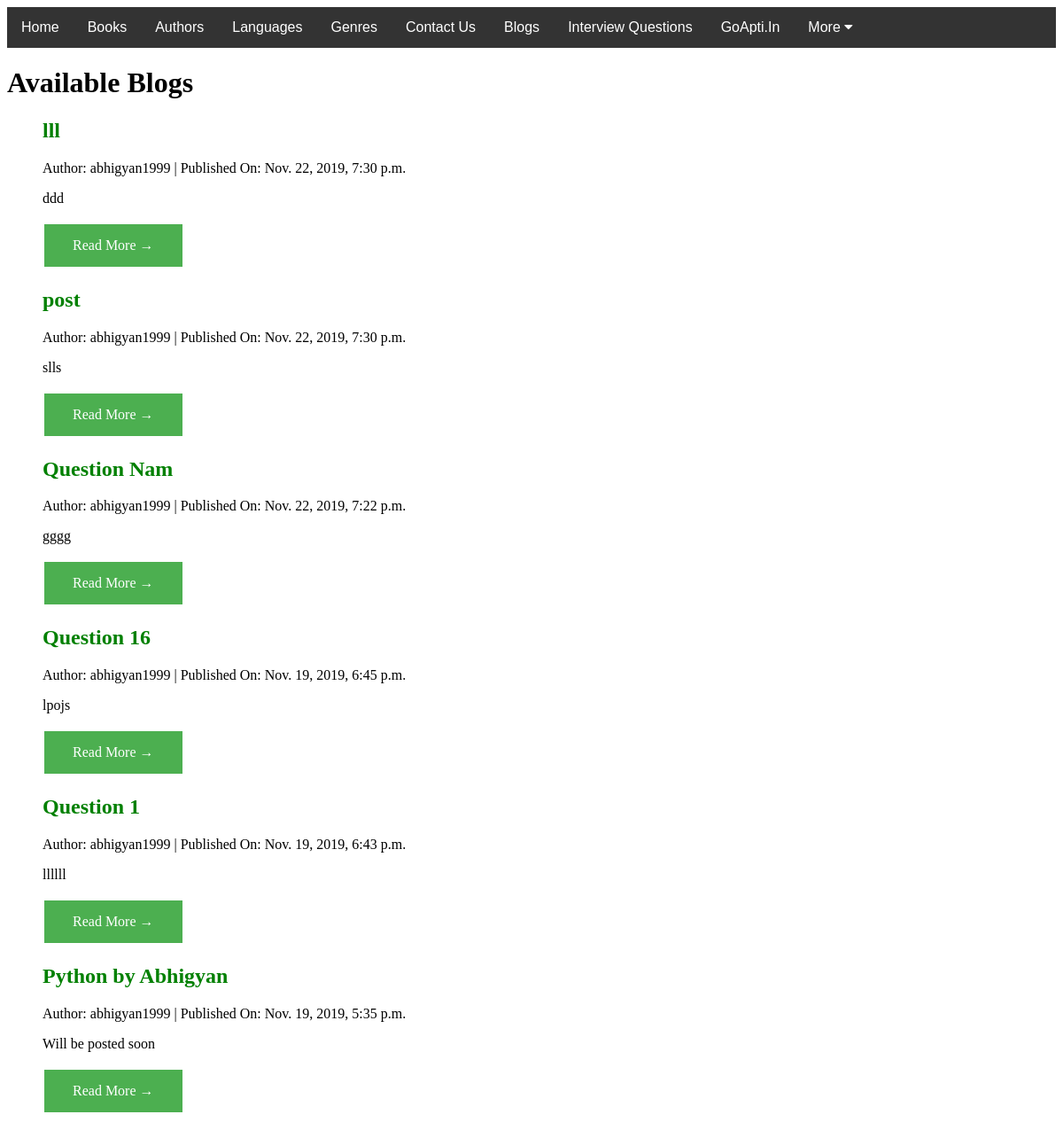
/catalog/blog/, run on an earlier commit of the app's database.
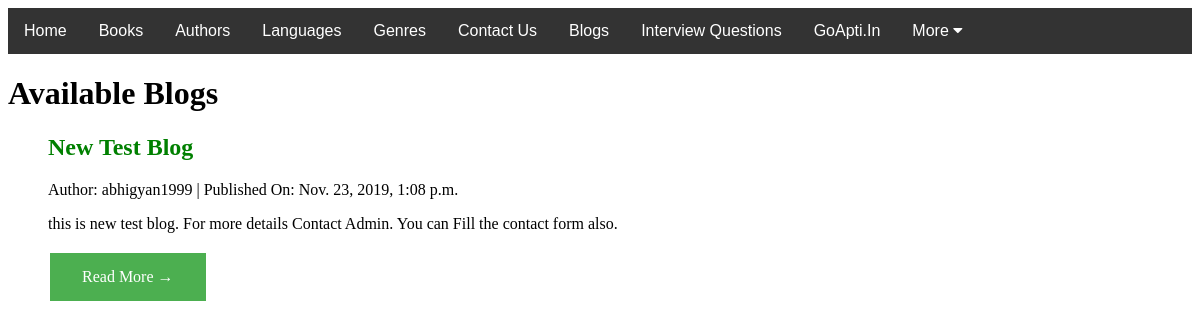
And on a later commit of the database.
### catalog/models.py (models this page shows, shortened)
class Blog(models.Model):
    title = models.CharField(max_length=200, unique=True)
    slug = models.SlugField(max_length=200, unique=True)
    author = models.ForeignKey(User, on_delete=models.CASCADE)
    updated_on = models.DateTimeField(auto_now=True)
    content = models.TextField()
    image = models.ImageField(default="yes")
    created_on = models.DateTimeField(auto_now_add=True)
    status = models.IntegerField(choices=STATUS, default=0)
    class Meta:
        ordering = ['-created_on']

### catalog/views.py (the view)
# urls.py: path('blog/', views.BlogListView.as_view(), name='blog'),
class BlogListView(generic.ListView):
    model = Blog
    queryset = Blog.objects.filter(status=1).order_by('-created_on')
    template_name = 'blog_list.html'

### catalog/templates/catalog/blog_list.html (shortened to what this page needs)
{% extends "base_generic.html" %}
{% block content %}
  <h1>Available Blogs</h1>
  {% if blog_list %}
    {% for blog in blog_list %}
          <ol>
                    <h2 style="color: green;">{{ blog.title }}</h2>
                    <p>Author: {{ blog.author }} | Published On: {{ blog.created_on}} </p>
                    <p>{{blog.content|slice:":200" }}</p>
                    <a href="{% url 'blog_detail' blog.slug  %}" class="button">Read More &rarr;</a>
          </ol>
    {% endfor %}
  {% else %}
    <p>There is nothing to show blog in the library.</p>
  {% endif %}
{% endblock %}

### catalog/templates/base_generic.html (shortened to what this page needs)
<!DOCTYPE html>
<html lang="en">
<head>
  <link rel="stylesheet" href="https://cdnjs.cloudflare.com/ajax/libs/font-awesome/4.7.0/css/font-awesome.min.css">
    {% load static %}
  <link rel="stylesheet" href="{% static 'css/styles2.css' %}">
</head>
<body>
<div class="navbar">
  <a class="active" href="{% url 'index' %}">Home</a>
  <a class="active" href="{% url 'books' %}">Books</a>
  <a class="active" href="{% url 'authors' %}">Authors</a>
  <a class="active" href="{% url 'language' %}">Languages</a>
  <a class="active" href="{% url 'genre' %}">Genres</a>
  <a class="active" href="{% url 'visitor' %}">Contact Us</a>
  <a class="active" href="{% url 'blog' %}"> Blogs</a>
  <a class="active" href="{% url 'interview' %}">Interview Questions</a>
  <a class="active" href="https://www.goapti.in/" target="_blank">GoApti.In</a>
  <div class="dropdown">
      {% load static %}
  <button class="dropbtn" onclick="myFunction()">More
    <i class="fa fa-caret-down"></i>
  </button>
  </div>
</div>
  <div class="container-fluid">
    <div class="row">
      <div class="col-sm-10 ">{% block content %}{% endblock %}</div>
    </div>
  </div>
</body>
</html>

### catalog/static/css/styles2.css (style rules this page uses)
.navbar { overflow: hidden; background-color: #333; font-family: Arial, Helvetica, sans-serif; }
.navbar a { float: left; font-size: 16px; color: white; text-align: center; padding: 14px 16px; text-decoration: none; }
.dropdown { float: left; overflow: hidden; }
.dropdown .dropbtn { cursor: pointer; font-size: 16px; border: none; outline: none; color: white; padding: 14px 16px; background-color: inherit; font-family: inherit; margin: 0; }

### catalog/templates/catalog/blog_list.html (style rules this page uses)
.button { background-color: #4CAF50; border: none; color: white; padding: 15px 32px; text-align: center; text-decoration: none; display: inline-block; font-size: 16px; margin: 4px 2px; cursor: pointer; }

What changed in the data, as far as the page shows it:
removed Blog: title "lll", author "abhigyan1999", created_on "Nov. 22, 2019, 7:30 p.m.", content "ddd"
removed Blog: title "post", author "abhigyan1999", created_on "Nov. 22, 2019, 7:30 p.m.", content "slls"
removed Blog: title "Question Nam", author "abhigyan1999", created_on "Nov. 22, 2019, 7:22 p.m.", content "gggg"
removed Blog: title "Question 16", author "abhigyan1999", created_on "Nov. 19, 2019, 6:45 p.m.", content "lpojs"
removed Blog: title "Question 1", author "abhigyan1999", created_on "Nov. 19, 2019, 6:43 p.m.", content "llllll"
removed Blog: title "Python by Abhigyan", author "abhigyan1999", created_on "Nov. 19, 2019, 5:35 p.m.", content "Will be posted soon"
added Blog: title "New Test Blog", author "abhigyan1999", created_on "Nov. 23, 2019, 1:08 p.m.", content "this is new test blog. For more details Contact Admin. You can Fill the contact form also."
